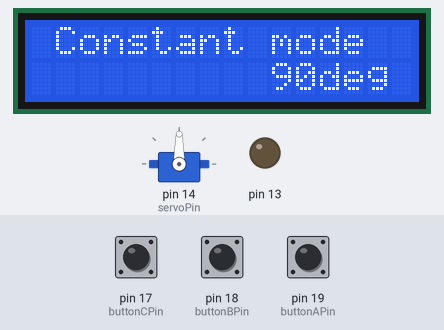
A sketch run on a simulated Arduino Uno, built with avr-gcc and run on an emulated ATmega328P. Parts: 16×2 character LCD, servo, output pins drawn as LEDs (lit = HIGH). The inputs (shaded band) are chosen by the test bench; at power-on: pin 17 (buttonCPin) HIGH, pin 18 (buttonBPin) HIGH, pin 19 (buttonAPin) HIGH.

Above: at 2.2 s.
2.3 s: pin 17 (buttonCPin) pulled LOW for 0.15 s
At 2.46 s:
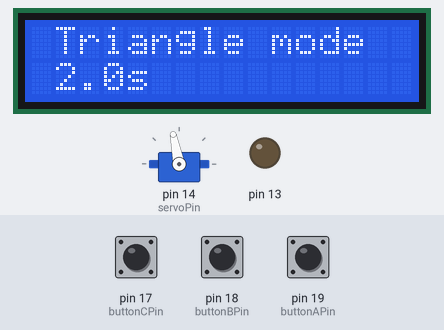
4.7 s: pin 17 (buttonCPin) pulled LOW for 1 s
At 4.91 s:
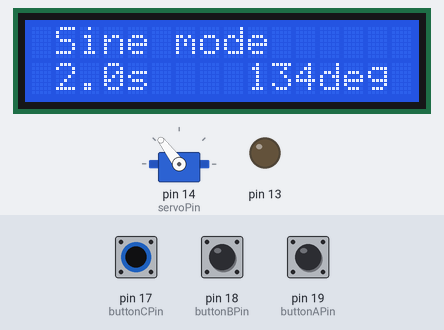
7.2 s: pin 17 (buttonCPin) pulled LOW for 0.15 s
At 8.5 s:
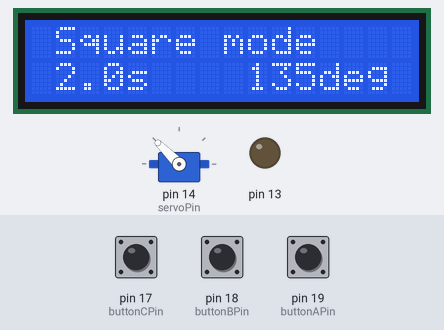
10.3 s: pin 18 (buttonBPin) pulled LOW for 1 s
At 12.6 s:
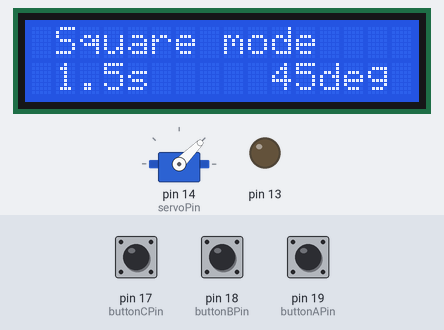
12.8 s: pin 19 (buttonAPin) pulled LOW for 0.15 s
At 13.6 s:
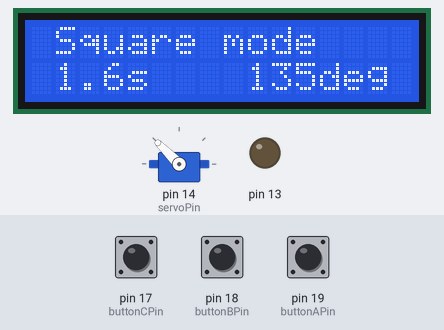
14.5 s: pin 19 (buttonAPin) pulled LOW for 1 s
At 16.4 s:
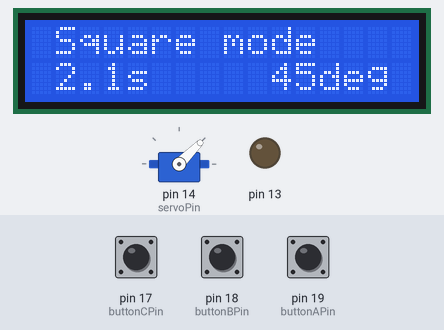
Timing chart, 0 to 18.0 s (numbered marks = the images above; inputs shaded):
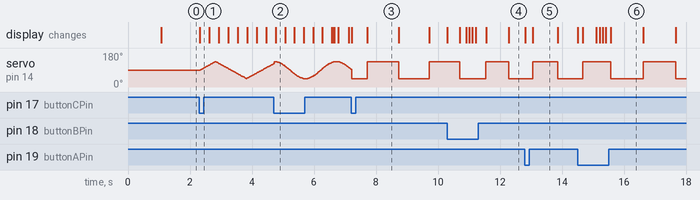

Measured:
- after the input at 2.3 s, the display: changes at once (image 1)
- after the input at 4.7 s, the display: changes after 0.07 s (image 2)
- after the input at 7.2 s, the display: first changes at once (image 3 shows a later state)
- after the input at 10.3 s, the display: first changes at once (image 4 shows a later state)
- after the input at 12.8 s, the display: first changes at once (image 5 shows a later state)
- after the input at 14.5 s, servo on pin 14 (servoPin): 135° → 45° after 1.1 s, → 135° 1.0 s later, → 45° 1.0 s later; the display: first changes at once (image 6 shows a later state)
- what the display in image 3 shows lasts 1.0 s, from 7.7 s to 8.7 s

The sketch:

Servo_Tester.ino
```cpp
#include <LiquidCrystal.h>
#include <Servo.h>
#include <PxButton.h>

#define MODECOUNT 4;
#define MODE_CONST 0
#define MODE_TRIANGLE 1
#define MODE_SINE 2
#define MODE_SQUARE 3

const int minDegrees = 45;
const int maxDegrees = 135;

const int minPeriodMs = 200;
const int maxPeriodMs = 9900;
const int periodStepMs = 100;

const int servoPin = 14;
const int buttonAPin = 19;
const int buttonBPin = 18;
const int buttonCPin = 17;

int mode = 0;

LiquidCrystal lcd(12, 11, 10, 9, 8, 7);
Servo servo;
PxButton buttonA(buttonAPin);
PxButton buttonB(buttonBPin);
PxButton buttonC(buttonCPin);

void setup()
{
  lcd.begin(16, 2);
  servo.attach(servoPin);
  pinMode(buttonAPin, INPUT_PULLUP);
  pinMode(buttonBPin, INPUT_PULLUP);
  pinMode(buttonCPin, INPUT_PULLUP);
  pinMode(13, OUTPUT);

  buttonA.setRepeatProperties(500, 100);
  buttonB.setRepeatProperties(500, 100);
  buttonC.setRepeatProperties(1500, 500);

  introScreen();
  initConstantMode();
}

void loop()
{
  bool bA = buttonA.wasPushed();
  bool bB = buttonB.wasPushed();
  bool bC = buttonC.wasPushed();

  if (bC)
  {
    mode = (mode + 1) % MODECOUNT;

    switch (mode)
    {
      case MODE_CONST:
        initConstantMode(); break;
      case MODE_TRIANGLE:
        initTriangleMode(); break;
      case MODE_SINE:
        initSineMode(); break;
      case MODE_SQUARE:
        initSquareMode(); break;
    }
  }

  switch (mode)
    {
      case MODE_CONST:
        runConstantMode(bA, bB); break;
      case MODE_TRIANGLE:
        runTriangleMode(bA, bB); break;
      case MODE_SINE:
        runSineMode(bA, bB); break;
      case MODE_SQUARE:
        runSquareMode(bA, bB); break;
    }

  delay(10);
}

void introScreen()
{
  lcd.setCursor(2, 0);
  lcd.print("pX  hardware");
  lcd.setCursor(2, 1);
  lcd.print("Servo tester");
  delay(1000);
  lcd.clear();
}

int lastDegValue = -1;
void setOutput(int degValue)
{
  if (lastDegValue == degValue)
    return;

  lastDegValue = degValue;
  servo.write(degValue);

  int tmpVal = degValue;
  lcd.setCursor(8, 1);
  if (tmpVal >= 0)
    lcd.print(" ");
  else
    tmpVal = -tmpVal;

  if (tmpVal < 100)
    lcd.print(" ");

  if (tmpVal < 10)
    lcd.print(" ");

  lcd.print(degValue);
  lcd.print("deg");
}

int constantMode_levelDeg = 90;

void initConstantMode()
{
  lcd.setCursor(0, 0);
  lcd.print(" Constant mode  ");
  lcd.setCursor(0, 1);
  lcd.print("                ");
  lastDegValue = -1;
  setOutput(constantMode_levelDeg);
}

void runConstantMode(bool bA, bool bB)
{
  if (bA)
  {
    if (constantMode_levelDeg < maxDegrees)
    {
      constantMode_levelDeg++;
    }
  }
  else if (bB)
  {
    if (constantMode_levelDeg > minDegrees)
    {
      constantMode_levelDeg--;
    }
  }
  setOutput(constantMode_levelDeg);
}

int cyclicModes_periodMs = 2000;
long cyclicModes_startTimeMs = 0;

void printPeriod()
{
  int val = cyclicModes_periodMs / 100;
  int ds = val % 10;
  int s = val / 10;
  lcd.setCursor(1, 1);
  lcd.print(s);
  lcd.print(".");
  lcd.print(ds);
  lcd.print("s");
}

double modifyPeriodAndGetPhase(bool bA, bool bB)
{
  unsigned long curTime = millis();
  double phase = ((double)((curTime - cyclicModes_startTimeMs) % cyclicModes_periodMs)) / ((double)cyclicModes_periodMs);
  if (bA)
  {
    if (cyclicModes_periodMs + periodStepMs <= maxPeriodMs)
    {
      cyclicModes_periodMs += periodStepMs;
      cyclicModes_startTimeMs = curTime - ((long)(cyclicModes_periodMs * phase));
      printPeriod();
    }
  }
  else if (bB)
  {
    if (cyclicModes_periodMs - periodStepMs >= minPeriodMs)
    {
      cyclicModes_periodMs -= periodStepMs;
      cyclicModes_startTimeMs = curTime - ((long)(cyclicModes_periodMs * phase));
      printPeriod();
    }
  }
  return phase;
}

void initTriangleMode()
{
  lcd.setCursor(0, 0);
  lcd.print(" Triangle mode  ");
  lcd.setCursor(0, 1);
  lcd.print("                ");

  printPeriod();
  cyclicModes_startTimeMs = millis() - (cyclicModes_periodMs / 4);
}

void runTriangleMode(bool bA, bool bB)
{
  double phase = modifyPeriodAndGetPhase(bA, bB);

  phase *= 2;
  if (phase > 1)
    phase = 2 - phase;

  setOutput(minDegrees + phase * (maxDegrees - minDegrees));

  delay(10);
}

void initSineMode()
{
  lcd.setCursor(0, 0);
  lcd.print(" Sine mode      ");
  lcd.setCursor(0, 1);
  lcd.print("                ");

  printPeriod();
  cyclicModes_startTimeMs = millis() - (cyclicModes_periodMs / 4);
}

void runSineMode(bool bA, bool bB)
{
  double phase = modifyPeriodAndGetPhase(bA, bB);

  phase = (sin(phase * 2 * 3.14159) + 1) / 2;

  setOutput(minDegrees + phase * (maxDegrees - minDegrees));

  delay(10);
}

void initSquareMode()
{
  lcd.setCursor(0, 0);
  lcd.print(" Square mode    ");
  lcd.setCursor(0, 1);
  lcd.print("                ");

  printPeriod();
  cyclicModes_startTimeMs = millis() - (cyclicModes_periodMs / 4);
}

void runSquareMode(bool bA, bool bB)
{
  double phase = modifyPeriodAndGetPhase(bA, bB);

  if (phase > 0.5)
    phase = 1;
  else
    phase = 0;

  setOutput(minDegrees + phase * (maxDegrees - minDegrees));

  delay(10);
}
```

PxButton.h
```cpp
/*
  PxButton.h - eases software button usage a bit
  Created by pX, November 16, 2016
  Released into the public domain.
*/
#ifndef PxButton_h
#define PxButton_h

class PxButton
{
	public:
		int buttonPin;
		int lastState;
		unsigned long lastPushTime;
		unsigned long lastVirtualPushTime;

		PxButton(int pin);
		bool wasPushed();
		void setRepeatProperties(int beginDelayMs, int delayMs);

	private:
		int repeatBeginDelayMs = 500;
		int repeatDelayMs = 100;
};

#endif
```
